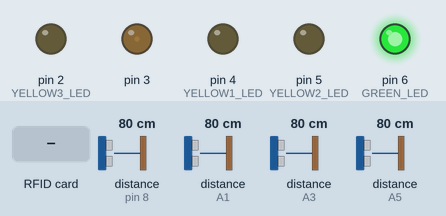
Recording of a sketch running on a simulated Arduino Uno, built with avr-gcc and run on an emulated ATmega328P. On the bench: output pins drawn as LEDs (lit = HIGH). Wiring (inferred from the names in the program): 4 × ultrasonic range finder: trigger pin 7, echo pin 8 / trigger A0, echo A1 / trigger A2, echo A3 / trigger A4, echo A5. The test bench sets the inputs (shaded band); at power-on: distance to the obstacle (sensors on pin 8, A1, A3, A5) 80 cm. The echo pulse lasts 58.3 µs per cm; pins used as bus, display or sensor lines are not drawn; what the sketch prints to the serial monitor is not drawn.

Above: at 1.3 s.
1.4 s: distance to the obstacle (sensor on pin 8) set to 2 cm
At 2.1 s:
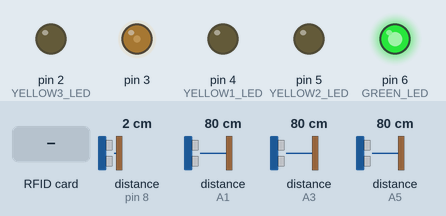
3.0 s: distance to the obstacle (sensor on A1) set to 2 cm
4.6 s: RFID card 9D 22 77 89 held to the reader
At 5.7 s:
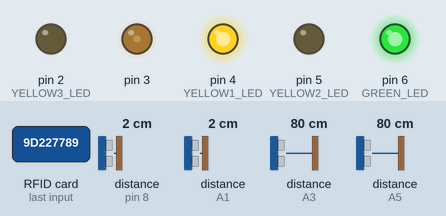
6.3 s: distance to the obstacle (sensor on A3) set to 2 cm
8.1 s: RFID card 9D 22 77 89 held to the reader
At 9.2 s:
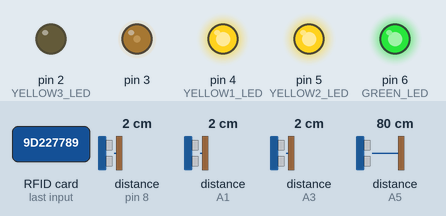
9.8 s: distance to the obstacle (sensor on A5) set to 2 cm
Timing chart, 0 to 12.6 s (numbered marks = the images above; inputs shaded):
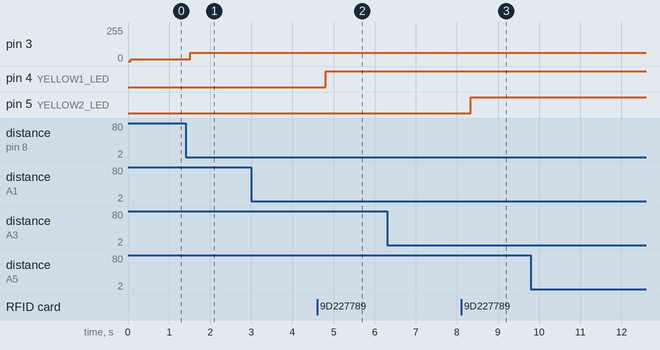

Measured:
- after the input at 1.4 s, pin 3: 12/255 → 63/255 after 0.11 s
- after the input at 3.0 s, every drawn part: stays the same
- after the input at 4.6 s, pin 4 (YELLOW1_LED): LOW → HIGH after 0.21 s
- after the input at 6.3 s, every drawn part: stays the same
- after the input at 8.1 s, pin 5 (YELLOW2_LED): LOW → HIGH after 0.23 s
- after the input at 9.8 s, every drawn part: stays the same

The sketch:

projeto_final_xbee.ino
```cpp
#include <SPI.h>
#include <MFRC522.h>

#define BAUD_RATE 9600
#define BAUD_RATE_DIVISOR (F_CPU / 16 / BAUD_RATE - 1)

MFRC522 mfrc522(10, 9);

#define GATE_TRIG_DDR DDRD
#define GATE_TRIG_PORT PORTD
#define GATE_TRIG_BIT PORTD7
#define GATE_ECHO_PIN PINB
#define GATE_ECHO_BIT PINB0

#define PARK1_TRIG_PIN A0
#define PARK1_ECHO_PIN A1
#define PARK2_TRIG_PIN A2
#define PARK2_ECHO_PIN A3
#define PARK3_TRIG_PIN A4
#define PARK3_ECHO_PIN A5

#define GREEN_LED PD6
#define YELLOW1_LED PD4
#define YELLOW2_LED PD5
#define YELLOW3_LED PD2

const byte frameStartByte = 0x7E;
const byte frameTypeTXrequest = 0x10;
const byte frameTypeRXpacket = 0x90;
//const byte frameTypeATcommand = 0x08;
const byte frameTypeATresponse = 0x88;
const long destAddressHigh = 0x13A200;
// const long destAddressLow = 0x4098229C;
const long destAddressLow = 0x40A099E8;
char DBcommand[] = "DB";

int sensorPin = 0;   //the analog pin the TMP36's Vout (sense) pin is connected to
byte ATcounter = 0;  // for identifying current AT command frame
byte rssi = 0;       // RSSI value of last received packet

bool gateOpen = false;
bool carPresent = false;
bool waitingForCarEntry = false;
unsigned long lastRFIDRead = 0;
unsigned long lastGateClose = 0;
unsigned long lastParkingCheck = 0;
const long rfidCooldown = 2000;
const long gateCloseDelay = 3000;
const long parkingCheckInterval = 500;
const int gateDistanceThreshold = 10;
const int parkDistanceThreshold = 20;
volatile bool openingGate = false;
volatile bool closingGate = false;

unsigned long lastStatusSendTime = 0;
const long statusSendInterval = 500; // Send status every 500ms

volatile bool park1_occupied = false;
volatile bool park2_occupied = false;
volatile bool park3_occupied = false;
volatile int total = 0;

// For defining bit positions in the status byte (optional but good practice)
const byte SLOT1_BIT = 0;
const byte SLOT2_BIT = 1;
const byte SLOT3_BIT = 2;
const byte GATE_OPEN_BIT = 3;
const byte GATE_CLOSED_BIT = 4;
const byte GATE_OPENING_BIT = 5;
const byte GATE_CLOSING_BIT = 6;

void USART_init(void) {
  UCSR0A = 0;
  UCSR0B = (1 << RXEN0) | (1 << TXEN0);
  UCSR0C = (1 << UCSZ01) | (1 << UCSZ00);
  UBRR0 = BAUD_RATE_DIVISOR;
}

void USART_transmit(char data) {
  while (!(UCSR0A & (1 << UDRE0)))
    ;
  UDR0 = data;
}

void USART_transmit_string(const char* str) {
  while (*str) {
    USART_transmit(*str++);
  }
}

void setGateState(bool open) {
  if (open && !gateOpen) {
    USART_transmit_string("Opening gate: OCR2B = 62\n");
    openingGate = true;
    OCR2B = 62;
    gateOpen = true;
    closingGate = false;
  } else if (!open && gateOpen) {
    USART_transmit_string("Closing gate: OCR2B = 12\n");
    closingGate = true;
    OCR2B = 12;
    gateOpen = false;
    openingGate = false;
  }
}

void updateLEDs() {
  if (total < 3) {
    PORTD |= (1 << GREEN_LED);
    USART_transmit_string("Parking available.\n");
  } else {
    PORTD &= ~(1 << GREEN_LED);
    USART_transmit_string("Parking full.\n");
  }
  PORTD = (PORTD & ~((1 << YELLOW1_LED) | (1 << YELLOW2_LED) | (1 << YELLOW3_LED))) | (park1_occupied << YELLOW1_LED) | (park2_occupied << YELLOW2_LED) | (park3_occupied << YELLOW3_LED);
}

void setup() {
  SPI.begin();
  mfrc522.PCD_Init();

  USART_init();
  USART_transmit_string("System initialized.\n");

  // Adicionar pin output para XBee

  GATE_TRIG_DDR |= (1 << GATE_TRIG_BIT);
  GATE_TRIG_PORT &= ~(1 << GATE_TRIG_BIT);
  DDRB &= ~(1 << DDB0);

  DDRC |= (1 << DDC0) | (1 << DDC2) | (1 << DDC4);
  DDRC &= ~((1 << DDC1) | (1 << DDC3) | (1 << DDC5));
  PORTC &= ~((1 << PC0) | (1 << PC2) | (1 << PC4));

  DDRD |= (1 << DDD3);
  DDRD |= (1 << GREEN_LED) | (1 << YELLOW1_LED) | (1 << YELLOW2_LED) | (1 << YELLOW3_LED);
  PORTD &= ~((1 << YELLOW1_LED) | (1 << YELLOW2_LED) | (1 << YELLOW3_LED));
  PORTD |= (1 << GREEN_LED);

  TCCR2A = (1 << COM2B1) | (0 << COM2B0) | (1 << WGM20) | (0 << WGM21);
  TCCR2B = (1 << WGM22) | (1 << CS22) | (0 << CS21) | (0 << CS20);
  OCR2A = 249;
  OCR2B = 12;
  USART_transmit_string("Servo initialized: OCR2B = 12 (closed)\n");

  updateLEDs();
}

void loop() {
  unsigned long currentMillis = millis();

  check_if_remote_control();

  if (currentMillis - lastParkingCheck >= parkingCheckInterval) {
    checkParkingSlots();
    lastParkingCheck = currentMillis;
  }

  // Send status at its own interval
  if (currentMillis - lastStatusSendTime >= statusSendInterval) {
    create_and_send_park_status();
    lastStatusSendTime = currentMillis;
  }

  if (currentMillis - lastRFIDRead >= rfidCooldown) {
    create_and_send_park_status();
    if (mfrc522.PICC_IsNewCardPresent() && mfrc522.PICC_ReadCardSerial()) {
      String uid = "";
      for (byte i = 0; i < mfrc522.uid.size; i++) {
        char buf[3];
        sprintf(buf, "%02X", mfrc522.uid.uidByte[i]);
        uid += buf;
      }
      uid.toUpperCase();

      USART_transmit_string("UID: ");
      USART_transmit_string(uid.c_str());
      USART_transmit_string("\n");

      if (uid == "9D227789" && total < 3) {
        USART_transmit_string("Access granted (entry). Opening gate.\n");
        setGateState(true);
        waitingForCarEntry = true;
        carPresent = false;
      } else {
        USART_transmit_string(total >= 3 ? "Access denied: Parking full.\n" : "Access denied: Invalid card.\n");
        if (!waitingForCarEntry && !carPresent) {
          setGateState(false);
        }
      }


      lastRFIDRead = currentMillis;
    }
  }

  if (currentMillis - lastParkingCheck >= parkingCheckInterval) {
    checkParkingSlots();
    lastParkingCheck = currentMillis;
    updateLEDs();
  }

  unsigned long dist = readUltrasonicDistance();

  char distStr[32];
  sprintf(distStr, "Gate distance: %lu cm\n", dist);
  USART_transmit_string(distStr);

  if (dist < gateDistanceThreshold && dist != 0) {
    if (!carPresent) {
      USART_transmit_string("Car detected (entry/leaving). Opening gate.\n");
      carPresent = true;
      if (waitingForCarEntry) {
        total = min(total + 1, 3);
        char totalStr[32];
        sprintf(totalStr, "Car entering. Total cars: %d\n", total);
        USART_transmit_string(totalStr);
        updateLEDs();
      }
    }
    setGateState(true);
    lastGateClose = currentMillis;
  } else if (carPresent && currentMillis - lastGateClose >= gateCloseDelay) {
    USART_transmit_string("Car left. Closing gate.\n");
    setGateState(false);
    if (!waitingForCarEntry) {
      total = max(total - 1, 0);
      char totalStr[32];
      sprintf(totalStr, "Car exited. Total cars: %d\n", total);
      USART_transmit_string(totalStr);
      updateLEDs();
    }
    waitingForCarEntry = false;
    carPresent = false;
    lastGateClose = currentMillis;
  }
}

void checkParkingSlots() {
  int dist1 = measureDistance(PARK1_TRIG_PIN, PARK1_ECHO_PIN);
  park1_occupied = (dist1 < parkDistanceThreshold && dist1 > 0);
  char distStr1[32];
  sprintf(distStr1, "Park 1: %s (%d cm)\n", park1_occupied ? "occupied" : "free", dist1);
  USART_transmit_string(distStr1);

  int dist2 = measureDistance(PARK2_TRIG_PIN, PARK2_ECHO_PIN);
  park2_occupied = (dist2 < parkDistanceThreshold && dist2 > 0);
  char distStr2[32];
  sprintf(distStr2, "Park 2: %s (%d cm)\n", park2_occupied ? "occupied" : "free", dist2);
  USART_transmit_string(distStr2);

  int dist3 = measureDistance(PARK3_TRIG_PIN, PARK3_ECHO_PIN);
  park3_occupied = (dist3 < parkDistanceThreshold && dist3 > 0);
  char distStr3[32];
  sprintf(distStr3, "Park 3: %s (%d cm)\n", park3_occupied ? "occupied" : "free", dist3);
  USART_transmit_string(distStr3);
}

unsigned long readUltrasonicDistance() {
  GATE_TRIG_PORT &= ~(1 << GATE_TRIG_BIT);
  delayMicroseconds(2);
  GATE_TRIG_PORT |= (1 << GATE_TRIG_BIT);
  delayMicroseconds(10);
  GATE_TRIG_PORT &= ~(1 << GATE_TRIG_BIT);

  unsigned long start = micros();
  while (!(GATE_ECHO_PIN & (1 << GATE_ECHO_BIT))) {
    if (micros() - start > 30000) return 0;
  }

  unsigned long echoStart = micros();
  while (GATE_ECHO_PIN & (1 << GATE_ECHO_BIT)) {
    if (micros() - echoStart > 30000) return 0;
  }

  unsigned long duration = micros() - echoStart;
  return duration / 58;
}

unsigned long measureDistance(int trigPin, int echoPin) {
  if (trigPin == PARK1_TRIG_PIN) PORTC &= ~(1 << PC0);
  else if (trigPin == PARK2_TRIG_PIN) PORTC &= ~(1 << PC2);
  else if (trigPin == PARK3_TRIG_PIN) PORTC &= ~(1 << PC4);
  delayMicroseconds(2);

  if (trigPin == PARK1_TRIG_PIN) PORTC |= (1 << PC0);
  else if (trigPin == PARK2_TRIG_PIN) PORTC |= (1 << PC2);
  else if (trigPin == PARK3_TRIG_PIN) PORTC |= (1 << PC4);
  delayMicroseconds(10);
  if (trigPin == PARK1_TRIG_PIN) PORTC &= ~(1 << PC0);
  else if (trigPin == PARK2_TRIG_PIN) PORTC &= ~(1 << PC2);
  else if (trigPin == PARK3_TRIG_PIN) PORTC &= ~(1 << PC4);

  uint8_t echoBit;
  if (echoPin == PARK1_ECHO_PIN) echoBit = PC1;
  else if (echoPin == PARK2_ECHO_PIN) echoBit = PC3;
  else echoBit = PC5;

  unsigned long start = micros();
  while (!(PINC & (1 << echoBit))) {
    if (micros() - start > 30000) return 0;
  }

  unsigned long echoStart = micros();
  while (PINC & (1 << echoBit)) {
    if (micros() - echoStart > 30000) return 0;
  }

  unsigned long duration = micros() - echoStart;
  return duration / 58;
}

void create_and_send_park_status() {
  byte status_payload = 0;

  if (park1_occupied) status_payload |= (1 << SLOT1_BIT);
  if (park2_occupied) status_payload |= (1 << SLOT2_BIT);
  if (park3_occupied) status_payload |= (1 << SLOT3_BIT);
  if (gateOpen) status_payload |= (1 << GATE_OPEN_BIT);
  if (!gateOpen) status_payload |= (1 << GATE_CLOSED_BIT);
  if (openingGate) status_payload |= (1 << GATE_OPENING_BIT);
  if (closingGate) status_payload |= (1 << GATE_CLOSING_BIT);

  formatTXAPIpacket(status_payload);
}

void formatTXAPIpacket(byte status_value) {
  // Format and transmit a Transmit Request API frame with status data

  long sum = 0; // Accumulate the checksum

  Serial.write(frameStartByte); // API frame Start Delimiter

  // Length - High and low parts of the frame length
  // (Number of bytes between the length and the checksum)
  // Original was 0x11 for 2 bytes temp + 1 byte RSSI.
  // New is 1 byte status + 1 byte RSSI. So length decreases by 1.
  Serial.write(0x00);
  Serial.write(0x10); // New length: 16 bytes

  Serial.write(frameTypeTXrequest); // Frame Type
  sum += frameTypeTXrequest;

  Serial.write(0x00); // Frame ID - set to zero for no reply
  sum += 0x00;

  // 64-bit Destination Address
  Serial.write((destAddressHigh >> 24) & 0xFF);
  sum += ((destAddressHigh >> 24) & 0xFF);
  Serial.write((destAddressHigh >> 16) & 0xFF);
  sum += ((destAddressHigh >> 16) & 0xFF);
  Serial.write((destAddressHigh >> 8) & 0xFF);
  sum += ((destAddressHigh >> 8) & 0xFF);
  Serial.write(destAddressHigh & 0xFF);
  sum += (destAddressHigh & 0xFF);

  Serial.write((destAddressLow >> 24) & 0xFF);
  sum += ((destAddressLow >> 24) & 0xFF);
  Serial.write((destAddressLow >> 16) & 0xFF);
  sum += ((destAddressLow >> 16) & 0xFF);
  Serial.write((destAddressLow >> 8) & 0xFF);
  sum += ((destAddressLow >> 8) & 0xFF);
  Serial.write(destAddressLow & 0xFF);
  sum += (destAddressLow & 0xFF);

  // 16-bit Destination Network Address
  Serial.write(0xFF);
  Serial.write(0xFE);
  sum += 0xFF + 0xFE;

  Serial.write(0x00); // Broadcast Radius
  sum += 0x00;

  Serial.write(0x00); // Options
  sum += 0x00;

  // RF Data
  Serial.write(status_value); // Our packed status byte
  sum += status_value;
  Serial.write(rssi); // RSSI reading of the last received packet (if any)
  sum += rssi;

  // Checksum
  Serial.write(0xFF - (sum & 0xFF));

  delay(10);
}

void check_if_remote_control() {
  if (Serial.available() >= 10) {
    char key = decodeAPIpacket();
    // Remote control sent close gate command
    if (key == 'C') {
      USART_transmit_string("Remote control command received: Close gate.\n");
      setGateState(false);
    }
    else if (key == 'O') {
      USART_transmit_string("Remote control command received: Open gate.\n");
      setGateState(true);
    }
  }
}

// Add this function to your code
char decodeAPIpacket(void) {
  // Function for decoding the received API frame from XBEE
  char rxbyte = ' '; // Initialize to a non-command character
  byte frametype;
  unsigned long startTime = millis(); // For a simple timeout

  // Wait for start byte, but not indefinitely
  while (Serial.read() != frameStartByte) {
    if (Serial.available() == 0) {
      return rxbyte; // No API frame present.
    }
    if (millis() - startTime > 100) { // Timeout after 100ms of waiting for start byte
        // USART_transmit_string("Timeout waiting for 0x7E\n");
        return rxbyte;
    }
  }

  // Wait for length bytes (MSB, LSB) and frame type
  startTime = millis();
  while (Serial.available() < 3) { // Need 2 for length, 1 for type
    if (millis() - startTime > 100) { // Timeout
        // USART_transmit_string("Timeout waiting for length/type\n");
        return rxbyte;
    }
  }

  Serial.read();  // MSB of length (we are not using it directly in this simplified version)
  Serial.read();  // LSB of length (we are not using it directly)
  frametype = Serial.read();

  if (frametype == frameTypeRXpacket) { // 0x90
    // Zigbee Receive Packet API Frame
    // Expecting 13 more bytes: 8 (Addr64) + 2 (Addr16) + 1 (RecvOpt) + 1 (RF Data) + 1 (Checksum)
    startTime = millis();
    while (Serial.available() < 13) {
      if (millis() - startTime > 200) { // Timeout
          // USART_transmit_string("Timeout RX packet data\n");
          return rxbyte;
      }
    }

    // Skip over the bytes in the API frame we don't care about (addresses, receive options)
    for (int i = 0; i < 11; i++) {
      Serial.read();
    }
    // The next byte is the key pressed and sent from the remote XBEE
    rxbyte = Serial.read(); // This is your 'C' or 'O'

    Serial.read();             // Read the last byte (Checksum) but don't store it

    // Only query RSSI if we actually got a valid command character,
    // otherwise, we might spam DB commands on noise.
    if (rxbyte == 'C' || rxbyte == 'O') { // Or any other valid command chars
        formatATcommandAPI(DBcommand);  // query the RSSI of the last received packet
    }

  } else if (frametype == frameTypeATresponse) { // 0x88
    // AT Command Response API frame
    // Expecting 6 more bytes for DB response: 1 (FrameID) + 2 (AT Cmd) + 1 (Status) + 1 (RSSI) + 1 (Checksum)
    startTime = millis();
    while (Serial.available() < 6) {
        if (millis() - startTime > 100) { // Timeout
            // USART_transmit_string("Timeout AT response data\n");
            return rxbyte; // rxbyte will still be ' ' or its previous value
        }
    }

    // Skip Frame ID, AT Command (2 bytes), Command Status
    for (int i = 0; i < 4; i++) {
      Serial.read();
    }
    rssi = Serial.read(); // Read the RSSI value
    Serial.read();        // Read the last byte (Checksum) but don't store it
    // rxbyte remains unchanged here, which is fine.
  } else {
    // Unknown frame type, try to clear buffer to next potential start byte or until empty
    // USART_transmit_string("Unknown frame type: ");
    // char typeStr[4]; sprintf(typeStr, "%02X\n", frametype); USART_transmit_string(typeStr);
    while(Serial.available() > 0 && Serial.peek() != frameStartByte) {
        Serial.read();
    }
  }
  return rxbyte;
}

void formatATcommandAPI(char* command) {
  long sum = 0;
  ATcounter += 1;

  Serial.write(frameStartByte);
  Serial.write(0x00); // Length MSB
  Serial.write(0x04); // Length LSB (type(1) + id(1) + ATcmd(2) = 4)

  Serial.write(0x08); // AT Command Frame Type
  sum += 0x08;

  Serial.write(ATcounter);
  sum += ATcounter;

  Serial.write(command[0]);
  sum += command[0];
  Serial.write(command[1]);
  sum += command[1];

  Serial.write(0xFF - (sum & 0xFF));
  delay(10);
}
```
